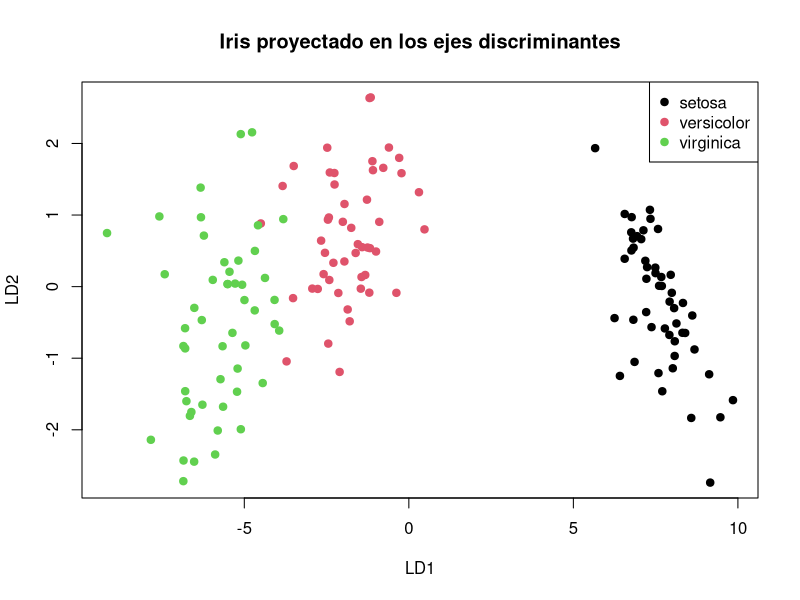

The R source for this figure:
## ---- chunk 1
library(MASS)
library(mclust)

data(iris)

# Variables predictoras
X_iris <- iris[, 1:4]

# Grupo conocido
y_iris <- iris$Species

str(X_iris)
table(y_iris)
## ---- chunk 2
lda_iris <- lda(Species ~ ., data = iris)

lda_iris
## ---- chunk 3
pred_lda <- predict(lda_iris)

names(pred_lda)
## ---- chunk 4
# Clase predicha
head(pred_lda$class)

# Probabilidades posteriores
head(pred_lda$posterior)

# Coordenadas en LD1 y LD2
head(pred_lda$x)
## ---- chunk 5
tabla_lda_aparente <- table(real = y_iris,
                            predicho = pred_lda$class)

tabla_lda_aparente

error_lda_aparente <- mean(pred_lda$class != y_iris)
error_lda_aparente
## ---- chunk 6
scores_lda <- as.data.frame(pred_lda$x)
scores_lda$Species <- y_iris

plot(scores_lda$LD1, scores_lda$LD2,
     col = as.numeric(scores_lda$Species),
     pch = 19,
     xlab = "LD1",
     ylab = "LD2",
     main = "Iris proyectado en los ejes discriminantes")

legend("topright",
       legend = levels(scores_lda$Species),
       col = 1:3,
       pch = 19)
## ---- chunk 7
lda_iris_cv <- lda(Species ~ ., data = iris, CV = TRUE)

tabla_lda_cv <- table(real = y_iris,
                      predicho = lda_iris_cv$class)

tabla_lda_cv

error_lda_cv <- mean(lda_iris_cv$class != y_iris)
error_lda_cv
## ---- chunk 8
set.seed(123)

n <- nrow(iris)

ind_train <- sample(1:n, size = round(0.7 * n))
ind_test  <- setdiff(1:n, ind_train)

iris_train <- iris[ind_train, ]
iris_test  <- iris[ind_test, ]

table(iris_train$Species)
table(iris_test$Species)
## ---- chunk 9
lda_iris_train <- lda(Species ~ ., data = iris_train)

lda_iris_train
## ---- chunk 10
pred_lda_test <- predict(lda_iris_train,
                         newdata = iris_test)

tabla_lda_test <- table(real = iris_test$Species,
                        predicho = pred_lda_test$class)

tabla_lda_test

error_lda_test <- mean(pred_lda_test$class != iris_test$Species)
error_lda_test
## ---- chunk 11
edda_iris <- MclustDA(X_iris,
                      class = y_iris,
                      modelType = "EDDA")

summary(edda_iris)
## ---- chunk 12
pred_edda <- predict(edda_iris, newdata = X_iris)

asign_edda <- pred_edda$classification

tabla_edda_aparente <- table(real = y_iris,
                             predicho = asign_edda)

tabla_edda_aparente

error_edda_aparente <- mean(asign_edda != y_iris)
error_edda_aparente
## ---- chunk 13
edda_iris_train <- MclustDA(iris_train[, 1:4],
                            class = iris_train$Species,
                            modelType = "EDDA")

summary(edda_iris_train)
## ---- chunk 14
pred_edda_test <- predict(edda_iris_train,
                          newdata = iris_test[, 1:4])

tabla_edda_test <- table(real = iris_test$Species,
                         predicho = pred_edda_test$classification)

tabla_edda_test

error_edda_test <- mean(pred_edda_test$classification != iris_test$Species)
error_edda_test
## ---- chunk 15
set.seed(123)

idx_etiq <- sample(1:nrow(iris), 50)

y_semi <- y_iris
y_semi[-idx_etiq] <- NA

table(y_iris)
table(y_semi, useNA = "ifany")
## ---- chunk 16
clasi_semi <- MclustSSC(X_iris,
                        class = y_semi)

summary(clasi_semi)
## ---- chunk 17
pred_semi <- predict(clasi_semi,
                     newdata = X_iris[is.na(y_semi), ])

tabla_semi <- table(real = y_iris[is.na(y_semi)],
                    predicho = pred_semi$classification)

tabla_semi

error_semi <- mean(pred_semi$classification != y_iris[is.na(y_semi)])
error_semi
## ---- chunk 18
comparacion <- data.frame(
  Metodo = c("LDA aparente", "LDA leave-one-out", "LDA test",
             "EDDA aparente", "EDDA test", "Semi supervisado"),
  Error = c(error_lda_aparente, error_lda_cv, error_lda_test,
            error_edda_aparente, error_edda_test, error_semi)
)

comparacion
